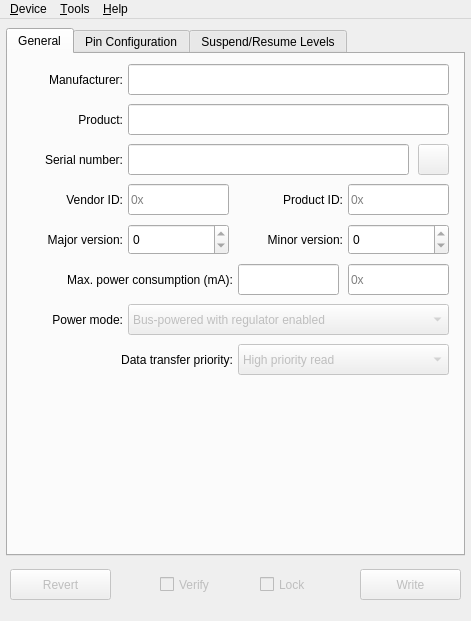
<?xml version="1.0" encoding="UTF-8"?>
<ui version="4.0">
 <class>ConfiguratorWindow</class>
 <widget class="QMainWindow" name="ConfiguratorWindow">
  <property name="geometry">
   <rect>
    <x>0</x>
    <y>0</y>
    <width>471</width>
    <height>621</height>
   </rect>
  </property>
  <property name="minimumSize">
   <size>
    <width>471</width>
    <height>621</height>
   </size>
  </property>
  <property name="maximumSize">
   <size>
    <width>471</width>
    <height>621</height>
   </size>
  </property>
  <property name="windowTitle">
   <string>CP2130 Device</string>
  </property>
  <property name="windowIcon">
   <iconset resource="resources.qrc">
    <normaloff>:/icons/icons/active64.png</normaloff>
    <normalon>:/icons/icons/active64.png</normalon>
    <disabledoff>:/icons/icons/greyed64.png</disabledoff>
    <disabledon>:/icons/icons/greyed64.png</disabledon>
    <activeoff>:/icons/icons/active64.png</activeoff>
    <activeon>:/icons/icons/active64.png</activeon>
    <selectedoff>:/icons/icons/selected64.png</selectedoff>
    <selectedon>:/icons/icons/selected64.png</selectedon>:/icons/icons/active64.png</iconset>
  </property>
  <property name="locale">
   <locale language="English" country="UnitedStates"/>
  </property>
  <widget class="QWidget" name="centralWidget">
   <widget class="QTabWidget" name="tabWidget">
    <property name="geometry">
     <rect>
      <x>6</x>
      <y>9</y>
      <width>459</width>
      <height>528</height>
     </rect>
    </property>
    <property name="currentIndex">
     <number>0</number>
    </property>
    <widget class="QWidget" name="tabGeneral">
     <attribute name="title">
      <string>General</string>
     </attribute>
     <widget class="QLineEdit" name="lineEditSerial">
      <property name="geometry">
       <rect>
        <x>120</x>
        <y>90</y>
        <width>281</width>
        <height>31</height>
       </rect>
      </property>
      <property name="maxLength">
       <number>30</number>
      </property>
      <property name="readOnly">
       <bool>true</bool>
      </property>
      <property name="clearButtonEnabled">
       <bool>true</bool>
      </property>
     </widget>
     <widget class="QLabel" name="labelPID">
      <property name="geometry">
       <rect>
        <x>230</x>
        <y>137</y>
        <width>105</width>
        <height>17</height>
       </rect>
      </property>
      <property name="text">
       <string>Product ID:</string>
      </property>
      <property name="alignment">
       <set>Qt::AlignRight|Qt::AlignTrailing|Qt::AlignVCenter</set>
      </property>
     </widget>
     <widget class="QLabel" name="labelVID">
      <property name="geometry">
       <rect>
        <x>10</x>
        <y>137</y>
        <width>105</width>
        <height>17</height>
       </rect>
      </property>
      <property name="text">
       <string>Vendor ID:</string>
      </property>
      <property name="alignment">
       <set>Qt::AlignRight|Qt::AlignTrailing|Qt::AlignVCenter</set>
      </property>
     </widget>
     <widget class="QLabel" name="labelManufacturer">
      <property name="geometry">
       <rect>
        <x>10</x>
        <y>17</y>
        <width>105</width>
        <height>17</height>
       </rect>
      </property>
      <property name="text">
       <string>Manufacturer:</string>
      </property>
      <property name="alignment">
       <set>Qt::AlignRight|Qt::AlignTrailing|Qt::AlignVCenter</set>
      </property>
     </widget>
     <widget class="QLabel" name="labelSerial">
      <property name="geometry">
       <rect>
        <x>10</x>
        <y>97</y>
        <width>105</width>
        <height>17</height>
       </rect>
      </property>
      <property name="text">
       <string>Serial number:</string>
      </property>
      <property name="alignment">
       <set>Qt::AlignRight|Qt::AlignTrailing|Qt::AlignVCenter</set>
      </property>
     </widget>
     <widget class="QLineEdit" name="lineEditManufacturer">
      <property name="geometry">
       <rect>
        <x>120</x>
        <y>10</y>
        <width>321</width>
        <height>31</height>
       </rect>
      </property>
      <property name="maxLength">
       <number>62</number>
      </property>
      <property name="readOnly">
       <bool>true</bool>
      </property>
      <property name="clearButtonEnabled">
       <bool>true</bool>
      </property>
     </widget>
     <widget class="QLabel" name="labelProduct">
      <property name="geometry">
       <rect>
        <x>10</x>
        <y>57</y>
        <width>105</width>
        <height>17</height>
       </rect>
      </property>
      <property name="text">
       <string>Product:</string>
      </property>
      <property name="alignment">
       <set>Qt::AlignRight|Qt::AlignTrailing|Qt::AlignVCenter</set>
      </property>
     </widget>
     <widget class="QLineEdit" name="lineEditProduct">
      <property name="geometry">
       <rect>
        <x>120</x>
        <y>50</y>
        <width>321</width>
        <height>31</height>
       </rect>
      </property>
      <property name="maxLength">
       <number>62</number>
      </property>
      <property name="readOnly">
       <bool>true</bool>
      </property>
      <property name="clearButtonEnabled">
       <bool>true</bool>
      </property>
     </widget>
     <widget class="QLabel" name="labelMaxPower">
      <property name="geometry">
       <rect>
        <x>10</x>
        <y>217</y>
        <width>215</width>
        <height>17</height>
       </rect>
      </property>
      <property name="text">
       <string>Max. power consumption (mA):</string>
      </property>
      <property name="alignment">
       <set>Qt::AlignRight|Qt::AlignTrailing|Qt::AlignVCenter</set>
      </property>
     </widget>
     <widget class="QLabel" name="labelMajVersion">
      <property name="geometry">
       <rect>
        <x>10</x>
        <y>177</y>
        <width>105</width>
        <height>17</height>
       </rect>
      </property>
      <property name="text">
       <string>Major version:</string>
      </property>
      <property name="alignment">
       <set>Qt::AlignRight|Qt::AlignTrailing|Qt::AlignVCenter</set>
      </property>
     </widget>
     <widget class="QLabel" name="labelMinVersion">
      <property name="geometry">
       <rect>
        <x>230</x>
        <y>177</y>
        <width>105</width>
        <height>17</height>
       </rect>
      </property>
      <property name="text">
       <string>Minor version:</string>
      </property>
      <property name="alignment">
       <set>Qt::AlignRight|Qt::AlignTrailing|Qt::AlignVCenter</set>
      </property>
     </widget>
     <widget class="QComboBox" name="comboBoxPowerMode">
      <property name="enabled">
       <bool>false</bool>
      </property>
      <property name="geometry">
       <rect>
        <x>120</x>
        <y>250</y>
        <width>321</width>
        <height>31</height>
       </rect>
      </property>
      <item>
       <property name="text">
        <string>Bus-powered with regulator enabled</string>
       </property>
      </item>
      <item>
       <property name="text">
        <string>Bus-powered with regulator disabled</string>
       </property>
      </item>
      <item>
       <property name="text">
        <string>Self-powered with regulator enabled</string>
       </property>
      </item>
     </widget>
     <widget class="QLabel" name="labelPowerMode">
      <property name="geometry">
       <rect>
        <x>10</x>
        <y>257</y>
        <width>105</width>
        <height>17</height>
       </rect>
      </property>
      <property name="text">
       <string>Power mode:</string>
      </property>
      <property name="alignment">
       <set>Qt::AlignRight|Qt::AlignTrailing|Qt::AlignVCenter</set>
      </property>
     </widget>
     <widget class="QLabel" name="labelPowerTransferPrio">
      <property name="geometry">
       <rect>
        <x>10</x>
        <y>297</y>
        <width>215</width>
        <height>17</height>
       </rect>
      </property>
      <property name="text">
       <string>Data transfer priority:</string>
      </property>
      <property name="alignment">
       <set>Qt::AlignRight|Qt::AlignTrailing|Qt::AlignVCenter</set>
      </property>
     </widget>
     <widget class="QComboBox" name="comboBoxTransferPrio">
      <property name="enabled">
       <bool>false</bool>
      </property>
      <property name="geometry">
       <rect>
        <x>230</x>
        <y>290</y>
        <width>211</width>
        <height>31</height>
       </rect>
      </property>
      <item>
       <property name="text">
        <string>High priority read</string>
       </property>
      </item>
      <item>
       <property name="text">
        <string>High priority write</string>
       </property>
      </item>
     </widget>
     <widget class="QSpinBox" name="spinBoxMajVersion">
      <property name="geometry">
       <rect>
        <x>120</x>
        <y>170</y>
        <width>101</width>
        <height>31</height>
       </rect>
      </property>
      <property name="readOnly">
       <bool>true</bool>
      </property>
      <property name="maximum">
       <number>255</number>
      </property>
     </widget>
     <widget class="QSpinBox" name="spinBoxMinVersion">
      <property name="geometry">
       <rect>
        <x>340</x>
        <y>170</y>
        <width>101</width>
        <height>31</height>
       </rect>
      </property>
      <property name="readOnly">
       <bool>true</bool>
      </property>
      <property name="maximum">
       <number>255</number>
      </property>
     </widget>
     <widget class="QLineEdit" name="lineEditVID">
      <property name="geometry">
       <rect>
        <x>120</x>
        <y>130</y>
        <width>101</width>
        <height>31</height>
       </rect>
      </property>
      <property name="maxLength">
       <number>4</number>
      </property>
      <property name="readOnly">
       <bool>true</bool>
      </property>
      <property name="placeholderText">
       <string>0x</string>
      </property>
      <property name="clearButtonEnabled">
       <bool>true</bool>
      </property>
     </widget>
     <widget class="QLineEdit" name="lineEditPID">
      <property name="geometry">
       <rect>
        <x>340</x>
        <y>130</y>
        <width>101</width>
        <height>31</height>
       </rect>
      </property>
      <property name="maxLength">
       <number>4</number>
      </property>
      <property name="readOnly">
       <bool>true</bool>
      </property>
      <property name="placeholderText">
       <string>0x</string>
      </property>
      <property name="clearButtonEnabled">
       <bool>true</bool>
      </property>
     </widget>
     <widget class="QLineEdit" name="lineEditMaxPowerHex">
      <property name="geometry">
       <rect>
        <x>340</x>
        <y>210</y>
        <width>101</width>
        <height>31</height>
       </rect>
      </property>
      <property name="maxLength">
       <number>2</number>
      </property>
      <property name="readOnly">
       <bool>true</bool>
      </property>
      <property name="placeholderText">
       <string>0x</string>
      </property>
      <property name="clearButtonEnabled">
       <bool>true</bool>
      </property>
     </widget>
     <widget class="QLineEdit" name="lineEditMaxPower">
      <property name="geometry">
       <rect>
        <x>230</x>
        <y>210</y>
        <width>101</width>
        <height>31</height>
       </rect>
      </property>
      <property name="readOnly">
       <bool>true</bool>
      </property>
      <property name="clearButtonEnabled">
       <bool>true</bool>
      </property>
     </widget>
     <widget class="QPushButton" name="pushButtonGenerateSerial">
      <property name="enabled">
       <bool>false</bool>
      </property>
      <property name="geometry">
       <rect>
        <x>410</x>
        <y>90</y>
        <width>31</width>
        <height>31</height>
       </rect>
      </property>
      <property name="text">
       <string/>
      </property>
      <property name="icon">
       <iconset resource="resources.qrc">
        <normaloff>:/icons/buttons/icons/buttons/cycle.png</normaloff>:/icons/buttons/icons/buttons/cycle.png</iconset>
      </property>
     </widget>
    </widget>
    <widget class="QWidget" name="tabPinConfig">
     <attribute name="title">
      <string>Pin Configuration</string>
     </attribute>
     <widget class="QComboBox" name="comboBoxGPIO0">
      <property name="enabled">
       <bool>false</bool>
      </property>
      <property name="geometry">
       <rect>
        <x>200</x>
        <y>10</y>
        <width>241</width>
        <height>31</height>
       </rect>
      </property>
      <item>
       <property name="text">
        <string>Input</string>
       </property>
      </item>
      <item>
       <property name="text">
        <string>Open-drain output</string>
       </property>
      </item>
      <item>
       <property name="text">
        <string>Push-pull output</string>
       </property>
      </item>
      <item>
       <property name="text">
        <string>Chip select</string>
       </property>
      </item>
     </widget>
     <widget class="QComboBox" name="comboBoxGPIO1">
      <property name="enabled">
       <bool>false</bool>
      </property>
      <property name="geometry">
       <rect>
        <x>200</x>
        <y>50</y>
        <width>241</width>
        <height>31</height>
       </rect>
      </property>
      <item>
       <property name="text">
        <string>Input</string>
       </property>
      </item>
      <item>
       <property name="text">
        <string>Open-drain output</string>
       </property>
      </item>
      <item>
       <property name="text">
        <string>Push-pull output</string>
       </property>
      </item>
      <item>
       <property name="text">
        <string>Chip select</string>
       </property>
      </item>
     </widget>
     <widget class="QComboBox" name="comboBoxGPIO2">
      <property name="enabled">
       <bool>false</bool>
      </property>
      <property name="geometry">
       <rect>
        <x>200</x>
        <y>90</y>
        <width>241</width>
        <height>31</height>
       </rect>
      </property>
      <item>
       <property name="text">
        <string>Input</string>
       </property>
      </item>
      <item>
       <property name="text">
        <string>Open-drain output</string>
       </property>
      </item>
      <item>
       <property name="text">
        <string>Push-pull output</string>
       </property>
      </item>
      <item>
       <property name="text">
        <string>Chip select</string>
       </property>
      </item>
     </widget>
     <widget class="QComboBox" name="comboBoxGPIO3">
      <property name="enabled">
       <bool>false</bool>
      </property>
      <property name="geometry">
       <rect>
        <x>200</x>
        <y>130</y>
        <width>241</width>
        <height>31</height>
       </rect>
      </property>
      <item>
       <property name="text">
        <string>Input</string>
       </property>
      </item>
      <item>
       <property name="text">
        <string>Open-drain output</string>
       </property>
      </item>
      <item>
       <property name="text">
        <string>Push-pull output</string>
       </property>
      </item>
      <item>
       <property name="text">
        <string>Chip select</string>
       </property>
      </item>
      <item>
       <property name="text">
        <string>!RTR input</string>
       </property>
      </item>
      <item>
       <property name="text">
        <string>RTR input</string>
       </property>
      </item>
     </widget>
     <widget class="QComboBox" name="comboBoxGPIO4">
      <property name="enabled">
       <bool>false</bool>
      </property>
      <property name="geometry">
       <rect>
        <x>200</x>
        <y>170</y>
        <width>241</width>
        <height>31</height>
       </rect>
      </property>
      <item>
       <property name="text">
        <string>Input</string>
       </property>
      </item>
      <item>
       <property name="text">
        <string>Open-drain output</string>
       </property>
      </item>
      <item>
       <property name="text">
        <string>Push-pull output</string>
       </property>
      </item>
      <item>
       <property name="text">
        <string>Chip select</string>
       </property>
      </item>
      <item>
       <property name="text">
        <string>EVTCNTR rising edge input</string>
       </property>
      </item>
      <item>
       <property name="text">
        <string>EVTCNTR falling edge input</string>
       </property>
      </item>
      <item>
       <property name="text">
        <string>EVTCNTR negative pulse input</string>
       </property>
      </item>
      <item>
       <property name="text">
        <string>EVTCNTR positive pulse input</string>
       </property>
      </item>
     </widget>
     <widget class="QComboBox" name="comboBoxGPIO5">
      <property name="enabled">
       <bool>false</bool>
      </property>
      <property name="geometry">
       <rect>
        <x>200</x>
        <y>210</y>
        <width>241</width>
        <height>31</height>
       </rect>
      </property>
      <item>
       <property name="text">
        <string>Input</string>
       </property>
      </item>
      <item>
       <property name="text">
        <string>Open-drain output</string>
       </property>
      </item>
      <item>
       <property name="text">
        <string>Push-pull output</string>
       </property>
      </item>
      <item>
       <property name="text">
        <string>Chip select</string>
       </property>
      </item>
      <item>
       <property name="text">
        <string>CLKOUT push-pull output</string>
       </property>
      </item>
     </widget>
     <widget class="QComboBox" name="comboBoxGPIO6">
      <property name="enabled">
       <bool>false</bool>
      </property>
      <property name="geometry">
       <rect>
        <x>200</x>
        <y>250</y>
        <width>241</width>
        <height>31</height>
       </rect>
      </property>
      <item>
       <property name="text">
        <string>Input</string>
       </property>
      </item>
      <item>
       <property name="text">
        <string>Open-drain output</string>
       </property>
      </item>
      <item>
       <property name="text">
        <string>Push-pull output</string>
       </property>
      </item>
      <item>
       <property name="text">
        <string>Chip select</string>
       </property>
      </item>
     </widget>
     <widget class="QComboBox" name="comboBoxGPIO7">
      <property name="enabled">
       <bool>false</bool>
      </property>
      <property name="geometry">
       <rect>
        <x>200</x>
        <y>290</y>
        <width>241</width>
        <height>31</height>
       </rect>
      </property>
      <item>
       <property name="text">
        <string>Input</string>
       </property>
      </item>
      <item>
       <property name="text">
        <string>Open-drain output</string>
       </property>
      </item>
      <item>
       <property name="text">
        <string>Push-pull output</string>
       </property>
      </item>
      <item>
       <property name="text">
        <string>Chip select</string>
       </property>
      </item>
     </widget>
     <widget class="QComboBox" name="comboBoxGPIO8">
      <property name="enabled">
       <bool>false</bool>
      </property>
      <property name="geometry">
       <rect>
        <x>200</x>
        <y>330</y>
        <width>241</width>
        <height>31</height>
       </rect>
      </property>
      <item>
       <property name="text">
        <string>Input</string>
       </property>
      </item>
      <item>
       <property name="text">
        <string>Open-drain output</string>
       </property>
      </item>
      <item>
       <property name="text">
        <string>Push-pull output</string>
       </property>
      </item>
      <item>
       <property name="text">
        <string>Chip select</string>
       </property>
      </item>
      <item>
       <property name="text">
        <string>SPIACT push-pull output</string>
       </property>
      </item>
     </widget>
     <widget class="QComboBox" name="comboBoxGPIO9">
      <property name="enabled">
       <bool>false</bool>
      </property>
      <property name="geometry">
       <rect>
        <x>200</x>
        <y>370</y>
        <width>241</width>
        <height>31</height>
       </rect>
      </property>
      <item>
       <property name="text">
        <string>Input</string>
       </property>
      </item>
      <item>
       <property name="text">
        <string>Open-drain output</string>
       </property>
      </item>
      <item>
       <property name="text">
        <string>Push-pull output</string>
       </property>
      </item>
      <item>
       <property name="text">
        <string>Chip select</string>
       </property>
      </item>
      <item>
       <property name="text">
        <string>SUSPEND push-pull output</string>
       </property>
      </item>
     </widget>
     <widget class="QComboBox" name="comboBoxGPIO10">
      <property name="enabled">
       <bool>false</bool>
      </property>
      <property name="geometry">
       <rect>
        <x>200</x>
        <y>410</y>
        <width>241</width>
        <height>31</height>
       </rect>
      </property>
      <item>
       <property name="text">
        <string>Input</string>
       </property>
      </item>
      <item>
       <property name="text">
        <string>Open-drain output</string>
       </property>
      </item>
      <item>
       <property name="text">
        <string>Push-pull output</string>
       </property>
      </item>
      <item>
       <property name="text">
        <string>Chip select</string>
       </property>
      </item>
      <item>
       <property name="text">
        <string>!SUSPEND push-pull output</string>
       </property>
      </item>
     </widget>
     <widget class="QLabel" name="labelGPIO0">
      <property name="geometry">
       <rect>
        <x>10</x>
        <y>17</y>
        <width>185</width>
        <height>17</height>
       </rect>
      </property>
      <property name="text">
       <string>GPIO.0:</string>
      </property>
      <property name="alignment">
       <set>Qt::AlignRight|Qt::AlignTrailing|Qt::AlignVCenter</set>
      </property>
     </widget>
     <widget class="QLabel" name="labelGPIO1">
      <property name="geometry">
       <rect>
        <x>10</x>
        <y>57</y>
        <width>185</width>
        <height>17</height>
       </rect>
      </property>
      <property name="text">
       <string>GPIO.1:</string>
      </property>
      <property name="alignment">
       <set>Qt::AlignRight|Qt::AlignTrailing|Qt::AlignVCenter</set>
      </property>
     </widget>
     <widget class="QLabel" name="labelGPIO2">
      <property name="geometry">
       <rect>
        <x>10</x>
        <y>97</y>
        <width>185</width>
        <height>17</height>
       </rect>
      </property>
      <property name="text">
       <string>GPIO.2:</string>
      </property>
      <property name="alignment">
       <set>Qt::AlignRight|Qt::AlignTrailing|Qt::AlignVCenter</set>
      </property>
     </widget>
     <widget class="QLabel" name="labelGPIO3">
      <property name="geometry">
       <rect>
        <x>10</x>
        <y>137</y>
        <width>185</width>
        <height>17</height>
       </rect>
      </property>
      <property name="text">
       <string>GPIO.3:</string>
      </property>
      <property name="alignment">
       <set>Qt::AlignRight|Qt::AlignTrailing|Qt::AlignVCenter</set>
      </property>
     </widget>
     <widget class="QLabel" name="labelGPIO4">
      <property name="geometry">
       <rect>
        <x>10</x>
        <y>177</y>
        <width>185</width>
        <height>17</height>
       </rect>
      </property>
      <property name="text">
       <string>GPIO.4:</string>
      </property>
      <property name="alignment">
       <set>Qt::AlignRight|Qt::AlignTrailing|Qt::AlignVCenter</set>
      </property>
     </widget>
     <widget class="QLabel" name="labelGPIO5">
      <property name="geometry">
       <rect>
        <x>10</x>
        <y>217</y>
        <width>185</width>
        <height>17</height>
       </rect>
      </property>
      <property name="text">
       <string>GPIO.5:</string>
      </property>
      <property name="alignment">
       <set>Qt::AlignRight|Qt::AlignTrailing|Qt::AlignVCenter</set>
      </property>
     </widget>
     <widget class="QLabel" name="labelGPIO6">
      <property name="geometry">
       <rect>
        <x>10</x>
        <y>257</y>
        <width>185</width>
        <height>17</height>
       </rect>
      </property>
      <property name="text">
       <string>GPIO.6:</string>
      </property>
      <property name="alignment">
       <set>Qt::AlignRight|Qt::AlignTrailing|Qt::AlignVCenter</set>
      </property>
     </widget>
     <widget class="QLabel" name="labelGPIO7">
      <property name="geometry">
       <rect>
        <x>10</x>
        <y>297</y>
        <width>185</width>
        <height>20</height>
       </rect>
      </property>
      <property name="text">
       <string>GPIO.7:</string>
      </property>
      <property name="alignment">
       <set>Qt::AlignRight|Qt::AlignTrailing|Qt::AlignVCenter</set>
      </property>
     </widget>
     <widget class="QLabel" name="labelGPIO8">
      <property name="geometry">
       <rect>
        <x>10</x>
        <y>337</y>
        <width>185</width>
        <height>17</height>
       </rect>
      </property>
      <property name="text">
       <string>GPIO.8:</string>
      </property>
      <property name="alignment">
       <set>Qt::AlignRight|Qt::AlignTrailing|Qt::AlignVCenter</set>
      </property>
     </widget>
     <widget class="QLabel" name="labelGPIO9">
      <property name="geometry">
       <rect>
        <x>10</x>
        <y>377</y>
        <width>185</width>
        <height>17</height>
       </rect>
      </property>
      <property name="text">
       <string>GPIO.9:</string>
      </property>
      <property name="alignment">
       <set>Qt::AlignRight|Qt::AlignTrailing|Qt::AlignVCenter</set>
      </property>
     </widget>
     <widget class="QLabel" name="labelGPIO10">
      <property name="geometry">
       <rect>
        <x>10</x>
        <y>417</y>
        <width>185</width>
        <height>17</height>
       </rect>
      </property>
      <property name="text">
       <string>GPIO.10:</string>
      </property>
      <property name="alignment">
       <set>Qt::AlignRight|Qt::AlignTrailing|Qt::AlignVCenter</set>
      </property>
     </widget>
     <widget class="QSpinBox" name="spinBoxDivider">
      <property name="geometry">
       <rect>
        <x>200</x>
        <y>450</y>
        <width>101</width>
        <height>31</height>
       </rect>
      </property>
      <property name="readOnly">
       <bool>true</bool>
      </property>
      <property name="maximum">
       <number>255</number>
      </property>
     </widget>
     <widget class="QLabel" name="labelDivider">
      <property name="geometry">
       <rect>
        <x>10</x>
        <y>457</y>
        <width>185</width>
        <height>17</height>
       </rect>
      </property>
      <property name="text">
       <string>Clock divider:</string>
      </property>
      <property name="alignment">
       <set>Qt::AlignRight|Qt::AlignTrailing|Qt::AlignVCenter</set>
      </property>
     </widget>
    </widget>
    <widget class="QWidget" name="tabSuspendLevels">
     <attribute name="title">
      <string>Suspend/Resume Levels</string>
     </attribute>
     <widget class="QLabel" name="labelSuspendLevel">
      <property name="geometry">
       <rect>
        <x>10</x>
        <y>17</y>
        <width>215</width>
        <height>17</height>
       </rect>
      </property>
      <property name="text">
       <string>Suspend level:</string>
      </property>
      <property name="alignment">
       <set>Qt::AlignRight|Qt::AlignTrailing|Qt::AlignVCenter</set>
      </property>
     </widget>
     <widget class="QLabel" name="labelSuspendMode">
      <property name="geometry">
       <rect>
        <x>10</x>
        <y>57</y>
        <width>215</width>
        <height>17</height>
       </rect>
      </property>
      <property name="text">
       <string>Suspend mode:</string>
      </property>
      <property name="alignment">
       <set>Qt::AlignRight|Qt::AlignTrailing|Qt::AlignVCenter</set>
      </property>
     </widget>
     <widget class="QLabel" name="labelResumeMask">
      <property name="geometry">
       <rect>
        <x>10</x>
        <y>97</y>
        <width>215</width>
        <height>17</height>
       </rect>
      </property>
      <property name="text">
       <string>Resume mask:</string>
      </property>
      <property name="alignment">
       <set>Qt::AlignRight|Qt::AlignTrailing|Qt::AlignVCenter</set>
      </property>
     </widget>
     <widget class="QLabel" name="labelResumeMatch">
      <property name="geometry">
       <rect>
        <x>10</x>
        <y>137</y>
        <width>215</width>
        <height>17</height>
       </rect>
      </property>
      <property name="text">
       <string>Resume match:</string>
      </property>
      <property name="alignment">
       <set>Qt::AlignRight|Qt::AlignTrailing|Qt::AlignVCenter</set>
      </property>
     </widget>
     <widget class="QLineEdit" name="lineEditSuspendLevel">
      <property name="geometry">
       <rect>
        <x>230</x>
        <y>10</y>
        <width>101</width>
        <height>31</height>
       </rect>
      </property>
      <property name="maxLength">
       <number>4</number>
      </property>
      <property name="readOnly">
       <bool>true</bool>
      </property>
      <property name="placeholderText">
       <string>0x</string>
      </property>
      <property name="clearButtonEnabled">
       <bool>true</bool>
      </property>
     </widget>
     <widget class="QLineEdit" name="lineEditSuspendMode">
      <property name="geometry">
       <rect>
        <x>230</x>
        <y>50</y>
        <width>101</width>
        <height>31</height>
       </rect>
      </property>
      <property name="maxLength">
       <number>4</number>
      </property>
      <property name="readOnly">
       <bool>true</bool>
      </property>
      <property name="placeholderText">
       <string>0x</string>
      </property>
      <property name="clearButtonEnabled">
       <bool>true</bool>
      </property>
     </widget>
     <widget class="QLineEdit" name="lineEditResumeMask">
      <property name="geometry">
       <rect>
        <x>230</x>
        <y>90</y>
        <width>101</width>
        <height>31</height>
       </rect>
      </property>
      <property name="maxLength">
       <number>4</number>
      </property>
      <property name="readOnly">
       <bool>true</bool>
      </property>
      <property name="placeholderText">
       <string>0x</string>
      </property>
      <property name="clearButtonEnabled">
       <bool>true</bool>
      </property>
     </widget>
     <widget class="QLineEdit" name="lineEditResumeMatch">
      <property name="geometry">
       <rect>
        <x>230</x>
        <y>130</y>
        <width>101</width>
        <height>31</height>
       </rect>
      </property>
      <property name="maxLength">
       <number>4</number>
      </property>
      <property name="readOnly">
       <bool>true</bool>
      </property>
      <property name="placeholderText">
       <string>0x</string>
      </property>
      <property name="clearButtonEnabled">
       <bool>true</bool>
      </property>
     </widget>
    </widget>
   </widget>
   <widget class="QPushButton" name="pushButtonRevert">
    <property name="enabled">
     <bool>false</bool>
    </property>
    <property name="geometry">
     <rect>
      <x>10</x>
      <y>550</y>
      <width>101</width>
      <height>31</height>
     </rect>
    </property>
    <property name="text">
     <string>Revert</string>
    </property>
   </widget>
   <widget class="QPushButton" name="pushButtonWrite">
    <property name="enabled">
     <bool>false</bool>
    </property>
    <property name="geometry">
     <rect>
      <x>360</x>
      <y>550</y>
      <width>101</width>
      <height>31</height>
     </rect>
    </property>
    <property name="text">
     <string>Write</string>
    </property>
   </widget>
   <widget class="QCheckBox" name="checkBoxVerify">
    <property name="enabled">
     <bool>false</bool>
    </property>
    <property name="geometry">
     <rect>
      <x>160</x>
      <y>555</y>
      <width>91</width>
      <height>21</height>
     </rect>
    </property>
    <property name="text">
     <string>Verify</string>
    </property>
   </widget>
   <widget class="QCheckBox" name="checkBoxLock">
    <property name="enabled">
     <bool>false</bool>
    </property>
    <property name="geometry">
     <rect>
      <x>260</x>
      <y>555</y>
      <width>91</width>
      <height>21</height>
     </rect>
    </property>
    <property name="text">
     <string>Lock</string>
    </property>
   </widget>
  </widget>
  <widget class="QMenuBar" name="menuBar">
   <property name="geometry">
    <rect>
     <x>0</x>
     <y>0</y>
     <width>471</width>
     <height>30</height>
    </rect>
   </property>
   <widget class="QMenu" name="menuDevice">
    <property name="title">
     <string>&amp;Device</string>
    </property>
    <addaction name="actionInformation"/>
    <addaction name="separator"/>
    <addaction name="actionLoadConfiguration"/>
    <addaction name="actionSaveConfiguration"/>
    <addaction name="separator"/>
    <addaction name="actionClose"/>
   </widget>
   <widget class="QMenu" name="menuHelp">
    <property name="title">
     <string>&amp;Help</string>
    </property>
    <addaction name="actionAbout"/>
   </widget>
   <widget class="QMenu" name="menuTools">
    <property name="title">
     <string>&amp;Tools</string>
    </property>
    <widget class="QMenu" name="menuSerialGenerator">
     <property name="title">
      <string>&amp;Serial Number Generator</string>
     </property>
     <addaction name="actionSerialGeneratorEnable"/>
     <addaction name="actionSerialGeneratorSettings"/>
    </widget>
    <addaction name="actionPROMViewer"/>
    <addaction name="menuSerialGenerator"/>
   </widget>
   <addaction name="menuDevice"/>
   <addaction name="menuTools"/>
   <addaction name="menuHelp"/>
  </widget>
  <action name="actionInformation">
   <property name="text">
    <string>&amp;Information</string>
   </property>
  </action>
  <action name="actionClose">
   <property name="text">
    <string>&amp;Close</string>
   </property>
   <property name="shortcut">
    <string>Ctrl+W</string>
   </property>
  </action>
  <action name="actionAbout">
   <property name="text">
    <string>&amp;About CP2130 Configurator</string>
   </property>
  </action>
  <action name="actionLoadConfiguration">
   <property name="enabled">
    <bool>false</bool>
   </property>
   <property name="text">
    <string>&amp;Load Configuration...</string>
   </property>
   <property name="shortcut">
    <string>Ctrl+O</string>
   </property>
  </action>
  <action name="actionSaveConfiguration">
   <property name="text">
    <string>&amp;Save Configuration...</string>
   </property>
   <property name="shortcut">
    <string>Ctrl+S</string>
   </property>
  </action>
  <action name="actionPROMViewer">
   <property name="text">
    <string>&amp;PROM Viewer</string>
   </property>
  </action>
  <action name="actionSerialGeneratorEnable">
   <property name="checkable">
    <bool>true</bool>
   </property>
   <property name="enabled">
    <bool>false</bool>
   </property>
   <property name="text">
    <string>&amp;Enable</string>
   </property>
  </action>
  <action name="actionSerialGeneratorSettings">
   <property name="text">
    <string>&amp;Settings</string>
   </property>
  </action>
 </widget>
 <tabstops>
  <tabstop>tabWidget</tabstop>
  <tabstop>lineEditManufacturer</tabstop>
  <tabstop>lineEditProduct</tabstop>
  <tabstop>lineEditSerial</tabstop>
  <tabstop>pushButtonGenerateSerial</tabstop>
  <tabstop>lineEditVID</tabstop>
  <tabstop>lineEditPID</tabstop>
  <tabstop>spinBoxMajVersion</tabstop>
  <tabstop>spinBoxMinVersion</tabstop>
  <tabstop>lineEditMaxPower</tabstop>
  <tabstop>lineEditMaxPowerHex</tabstop>
  <tabstop>comboBoxPowerMode</tabstop>
  <tabstop>comboBoxTransferPrio</tabstop>
  <tabstop>comboBoxGPIO0</tabstop>
  <tabstop>comboBoxGPIO1</tabstop>
  <tabstop>comboBoxGPIO2</tabstop>
  <tabstop>comboBoxGPIO3</tabstop>
  <tabstop>comboBoxGPIO4</tabstop>
  <tabstop>comboBoxGPIO5</tabstop>
  <tabstop>comboBoxGPIO6</tabstop>
  <tabstop>comboBoxGPIO7</tabstop>
  <tabstop>comboBoxGPIO8</tabstop>
  <tabstop>comboBoxGPIO9</tabstop>
  <tabstop>comboBoxGPIO10</tabstop>
  <tabstop>spinBoxDivider</tabstop>
  <tabstop>lineEditSuspendLevel</tabstop>
  <tabstop>lineEditSuspendMode</tabstop>
  <tabstop>lineEditResumeMask</tabstop>
  <tabstop>lineEditResumeMatch</tabstop>
  <tabstop>pushButtonRevert</tabstop>
  <tabstop>checkBoxVerify</tabstop>
  <tabstop>checkBoxLock</tabstop>
  <tabstop>pushButtonWrite</tabstop>
 </tabstops>
 <resources>
  <include location="resources.qrc"/>
 </resources>
 <connections>
  <connection>
   <sender>actionClose</sender>
   <signal>triggered()</signal>
   <receiver>ConfiguratorWindow</receiver>
   <slot>close()</slot>
   <hints>
    <hint type="sourcelabel">
     <x>-1</x>
     <y>-1</y>
    </hint>
    <hint type="destinationlabel">
     <x>235</x>
     <y>310</y>
    </hint>
   </hints>
  </connection>
 </connections>
</ui>
